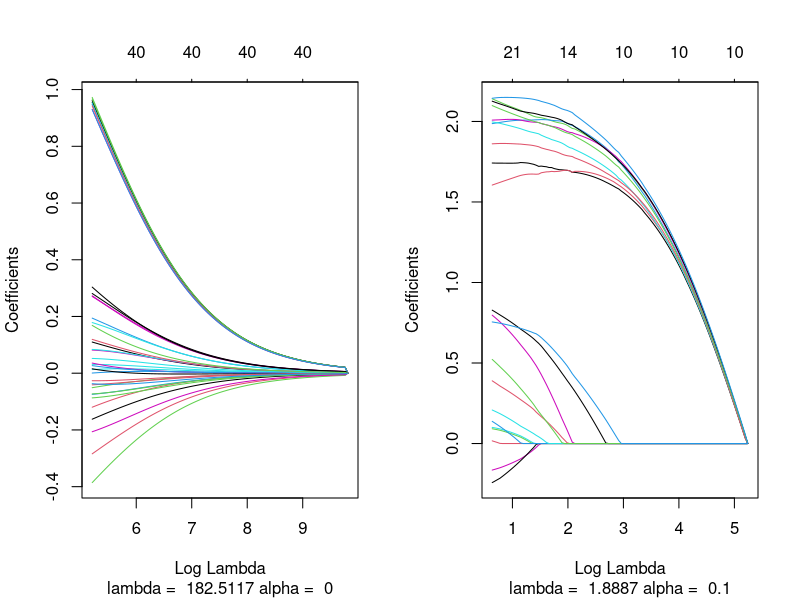
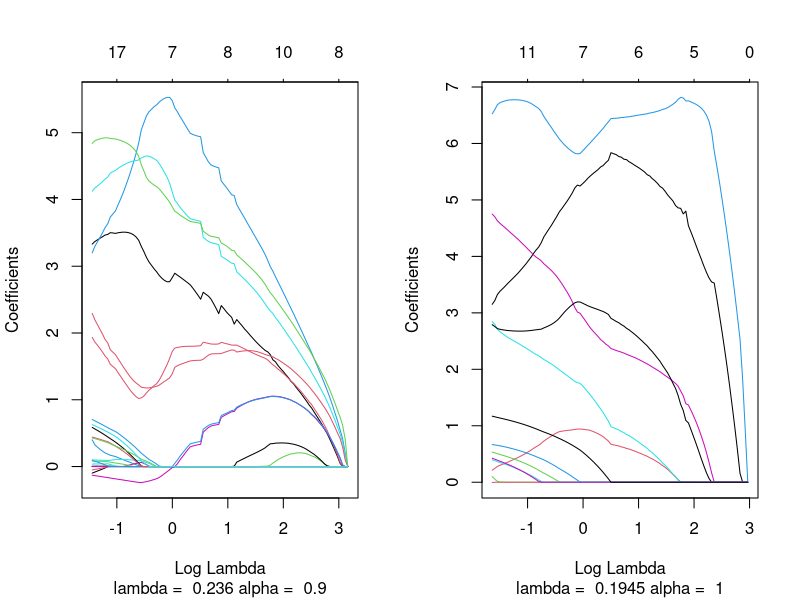
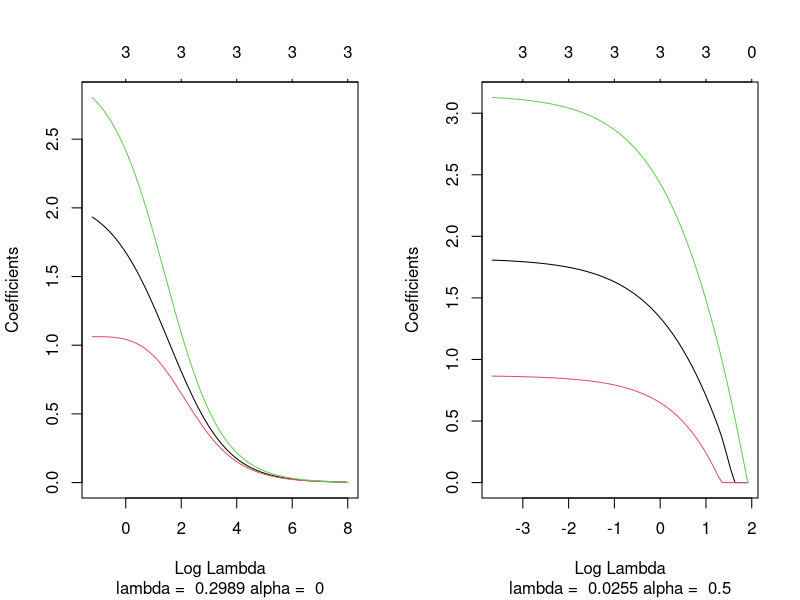
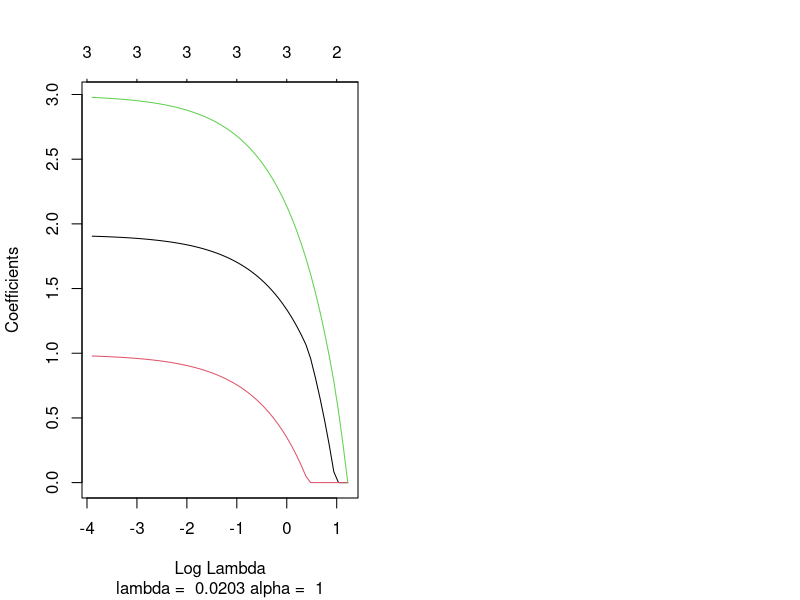

The R script that drew these images, in order:
## ---- chunk 1
knitr::opts_chunk$set(echo = TRUE)
library(MASS)
library(glmnet)
library(ggplot2)
library(dplyr)
library(knitr)

## ---- chunk 2
elastic.net.est<-function(X, Y, alpha, est.coefs=FALSE, log.lambda=FALSE){
  cross.val.fit<-cv.glmnet(X, Y, family="gaussian", alpha=alpha)
  lambda<-cross.val.fit$lambda.min
  coefs<-coef(cross.val.fit, s="lambda.min")
  fit<-glmnet(X, Y, "gaussian", alpha=alpha)
  if(est.coefs==TRUE){
    print(paste("alpha = ", alpha, "rho = ", round(cor(X[,1], X[,2]), digits=4)))
    print(coefs)}
  if(log.lambda==TRUE){
    plot(fit, xvar="lambda", label=TRUE, 
         sub = paste("lambda = ", round(lambda, digits=4),
                     "alpha = ", alpha))}
  signif.pred<-length(which(coefs!=0))
  yhat<-cbind(1, X)%*%coefs
  SE<-mean((Y-yhat)^2)
  output<-cbind(alpha, lambda, signif.pred, SE)
  return(output)}
## ---- chunk 3
simulate.elastic.net<-function(n, p, d, rho, beta, alpha, est.coefs=FALSE, log.lambda=FALSE){
  A<-diag(1, d, d)
  for(i in 1:d){
    for(j in 1:d){
      if(j!=i){A[i,j]<-rho}}}
  Cov<-diag(1, p, p)
  for(i in 1:d){
    for( j in 1:d){
      Cov[i,j]<-A[i,j]}}
  X<-mvrnorm(n, rep(0, p), Cov)
  Y<-X%*%beta+rnorm(n)
  mod<-elastic.net.est(X, Y, alpha, est.coefs, log.lambda)
  return(mod)}
## ---- chunk 4
MonteCarlo.elastic.net<-function(n, p, d, Rho, beta, Alpha, K, est.coefs=FALSE, log.lambda=FALSE){
  results<-expand.grid(Alpha, Rho)
  results<-cbind(results, 0, 0, 0)
  colnames(results)<-c("Alpha", "Rho", "Lambda", "No. Variables", "MSE")
  for(i in 1:length(results[,1])){
    output<-cbind(1:K, 0, 0, 0, 0)
    for(k in 1:K){
      mod<-simulate.elastic.net(n, p, d, results[i, 2], beta, results[i, 1], est.coefs, log.lambda)
      output[k,2:5]<-mod}
    results[i, 3]<-mean(output[,3])
    results[i, 4]<-mean(output[,4])
    results[i, 5]<-mean(output[,5])}
  return(results)}
## ---- chunk 5
#with balanced betas, LASSO, RIDGE, and EN all work well, for all correlations, i.e, if coefs are balanced, any alpha performs well always
n<-100
p<-3
d<-2
Rho<-c(0.999)
Alpha<-c(0, 0.1, 0.9, 1)
beta.bal<-c(5, 5, 2)
beta.unbal<-c(7, 3, 2)

balanced.highlycorr<-MonteCarlo.elastic.net(n, p, d, Rho,beta.bal , Alpha, 1, TRUE, FALSE)
balanced.highlycorr

unbalanced.highlycorr<-MonteCarlo.elastic.net(n, p, d, Rho, beta.unbal, Alpha, 1, TRUE, FALSE)
unbalanced.highlycorr
## ---- chunk 6
#If correlation is fairly small, LASSO, RIDGE, and EN perform well, i.e. if coefs unbalanced, any alpha performs well if not too correlated,
Rho=c(0.75)
Alpha=c(0, 0.1, 0.9, 1)

print("For balanced effects:")
balanced.smallcorr<-MonteCarlo.elastic.net(n, p, d, Rho,beta.bal , Alpha, 1, TRUE, FALSE)
balanced.smallcorr

print("For unbalanced effects:")
unbalanced.smallcorr<-MonteCarlo.elastic.net(n, p, d, Rho, beta.unbal, Alpha, 1, TRUE, FALSE)
unbalanced.smallcorr

## ---- chunk 7
Correl<-rep(c("Strongly Correlated Variables", "No Strong Correlation"), each=2)
bal<-rep(c("Balanced Effects", "Unbalanced Effects"),2)
decision<-c("Small alpha performs well", "Large alpha performs well", "all alpha perform fairly well", "all alpha perform fairly well")
findings<-data.frame(cbind(Correl, bal, decision))
colnames(findings)<-c("Level of Correlation", "Coefficients of Correlated Variables", "Findings")
kable(findings)
## ---- chunk 8
n=35
p=40
d=10
Rho=0.99
beta=c(rep(2, 10), rep(0, 25), rep(1, 5))
Alpha=c(0, 0.1, 0.9, 1)
K=1

par(mfrow=c(1,2))
highdim<-MonteCarlo.elastic.net(n, p, d, Rho, beta, Alpha, K, FALSE, TRUE)
highdim
## ---- chunk 9
n=100
p=3
d=2
Rho=0.5
beta=c(2,1,3)
Alpha=c(0, 0.5, 1)

par(mfrow=c(1,2))
ex1<-MonteCarlo.elastic.net(n, p, d, Rho, beta, Alpha, 1, TRUE, TRUE)
ex1
## ---- chunk 10
#LASSO equally distributes effects, bad
#RIDGE performs well
#EN with SMALL alpha equally distributes effects, bad
#EN with LARGE alpha performs well, alpha ~ abs(rho)?
n=100
p=3
d=2
Rho=c(0.999)

Alpha=c(0, 0.1, 0.2, 0.8, 0.9, 1)

par(mfrow=c(3, 2))
unbalanced<-MonteCarlo.elastic.net(n, p, d, Rho, c(7, 3, 2), Alpha, 1, TRUE, FALSE)

unbalanced
## ---- chunk 11
n=100
p=3
d=2
Rho=seq(-1, 1, 0.1)
beta=c(5,5,2)
Alpha=seq(0, 1, 0.2)
K=100

#ex3<-MonteCarlo.elastic.net(n, p, d, Rho, beta, Alpha, K)
#ggplot(ex3, aes(x=Rho, y=MSE, group=Alpha))+geom_line(aes(colour=Alpha))+ylim(0,2)
## ---- chunk 12
find.alpha<-function(X, Y){
  fit<-cva.glmnet(X, Y)
  alpha<-fit$alpha
  error<-sapply(fit$modlist, function(mod) {min(mod$cvm)})
  return(alpha[which.min(error)])
}

